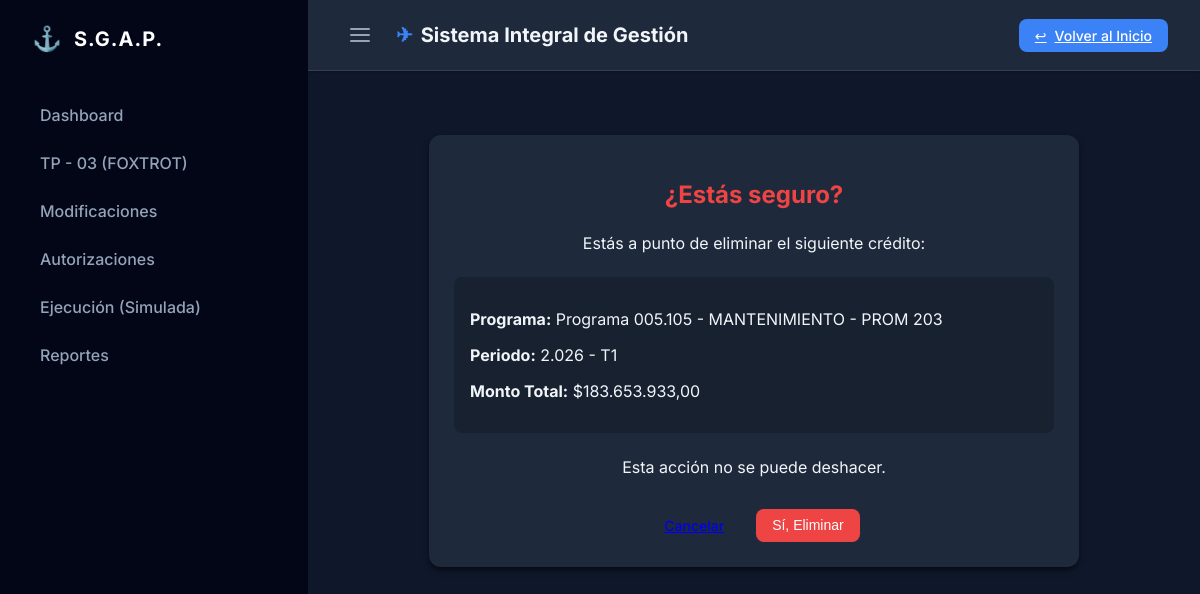
The app's page /finance/distribuir/eliminar/13/ (signed in) with its own data.
### finance/models.py (models this page shows, shortened)
class Credito(models.Model):
    ESTADO_CHOICES = (
        ("VIGENTE", "Vigente"),
        ("CADUCADO", "Caducado"),
        ("DEVENGADO", "Devengado"),
    )
    TIPO_CREDITO_CHOICES = (
        ("ASIGNACION", "Asignación"),
        ("REFUERZO", "Refuerzo"),
    )
    programa = models.ForeignKey(EstructuraProgramatica, on_delete=models.CASCADE, related_name="creditos")
    fuente = models.ForeignKey(FuenteFinanciamiento, on_delete=models.PROTECT)
    monto_total = models.DecimalField(max_digits=12, decimal_places=2)
    monto_cuota = models.DecimalField(max_digits=12, decimal_places=2, default=0, help_text="Dinero ingresado (Cuota)")
    recibido = models.BooleanField(default=True, help_text="Indica si la cuota ya fue recibida efectivamente")
    inciso = models.CharField(max_length=10, help_text="Inciso", default="")
    principal = models.CharField(max_length=10, help_text="Partida Principal", default="")
    anio = models.IntegerField(help_text="Año fiscal")
    trimestre = models.IntegerField(choices=[(1, "1° Trimestre"), (2, "2° Trimestre"), (3, "3° Trimestre"), (4, "4° Trimestre")])
    estado = models.CharField(max_length=20, choices=ESTADO_CHOICES, default="VIGENTE")
    tipo_credito = models.CharField(max_length=20, choices=TIPO_CREDITO_CHOICES, default="ASIGNACION", verbose_name="Tipo de Crédito")
    fecha_creacion = models.DateTimeField(auto_now_add=True)

### core/models.py (models this page shows)
class EstructuraProgramatica(models.Model):
    NIVEL_CHOICES = (
        (1, "Programa"),
        (2, "Subprograma"),
        (3, "Proyecto"),
        (4, "Obra"),
        (5, "Actividad"),
    )
    nivel = models.IntegerField(choices=NIVEL_CHOICES)
    codigo = models.CharField(max_length=50)
    descripcion = models.CharField(max_length=255)
    padre = models.ForeignKey("self", null=True, blank=True, on_delete=models.CASCADE, related_name="hijos")
    def __str__(self):
        return f"{self.get_nivel_display()} {self.codigo} - {self.descripcion}"

### finance/views.py (the view)
# urls.py: path('distribuir/eliminar/<int:credito_id>/', views.eliminar_credito, name='eliminar_credito'),
@login_required
def eliminar_credito(request, credito_id):
    credito = get_object_or_404(Credito, id=credito_id)
    if request.method == "POST":
        credito.delete()
        messages.success(request, "Crédito eliminado correctamente.")
        return redirect('finance:lista_creditos')
    return render(request, 'finance/confirmar_eliminar.html', {'credito': credito})

### finance/templates/finance/confirmar_eliminar.html (shortened to what this page needs)
{% extends 'base.html' %}
{% block content %}
<div class="card" style="max-width: 600px; margin: 2rem auto; text-align: center;">
    <h2 style="color: var(--danger); margin-bottom: 1.5rem;">¿Estás seguro?</h2>
    <p>Estás a punto de eliminar el siguiente crédito:</p>
    <div style="background: rgba(0,0,0,0.2); padding: 1rem; border-radius: 0.5rem; margin: 1.5rem 0; text-align: left;">
        <p><strong>Programa:</strong> {{ credito.programa }}</p>
        <p><strong>Periodo:</strong> {{ credito.anio }} - T{{ credito.trimestre }}</p>
        <p><strong>Monto Total:</strong> ${{ credito.monto_total }}</p>
    </div>
    <p style="margin-bottom: 2rem;">Esta acción no se puede deshacer.</p>
    <form method="post">
        <div style="display: flex; gap: 1rem; justify-content: center;">
            <a href="{% url 'finance:lista_creditos' %}" class="btn">Cancelar</a>
            <button type="submit" class="btn btn-primary"
                style="background-color: var(--danger); border-color: var(--danger);">Sí, Eliminar</button>
        </div>
    </form>
</div>
{% endblock %}

### core/static/css/style.css (style rules this page uses)
:root { --primary-blue: #3b82f6; --primary-dark: #1d4ed8; --secondary: #94a3b8; --bg-body: #0f172a; --bg-card: #1e293b; --bg-sidebar: #020617; --text-main: #f1f5f9; --text-muted: #94a3b8; --text-light: #f8fafc; --border-light: #334155; --success: #10b981; --danger: #ef4444; --warning: #f59e0b; --shadow-sm: 0 1px 2px 0 rgb(0 0 0 / 0.3); --shadow-md: 0 4px 6px -1px rgb(0 0 0 / 0.5), 0 2px 4px -2px rgb(0 0 0 / 0.3); --radius: 0.75rem; }
body { margin: 0; font-family: 'Inter', sans-serif; background-color: var(--bg-body); color: var(--text-main); overflow-x: hidden; -webkit-font-smoothing: antialiased; }
.card { background-color: var(--bg-card); border-radius: var(--radius); padding: 1.5rem; margin-bottom: 1.5rem; box-shadow: var(--shadow-md); border: 1px solid transparent; }
.btn { padding: 0.5rem 1rem; border-radius: 0.5rem; border: none; cursor: pointer; font-weight: 500; font-size: 0.875rem; transition: 0.2s; display: inline-flex; align-items: center; gap: 0.5rem; }
.btn-primary { background-color: var(--primary-blue); color: white; text-decoration: none; }

### records on screen
Credito: programa "Programa 005.105 - MANTENIMIENTO - PROM 203", anio "2.026", trimestre "1", monto_total "183.653.933,00"
